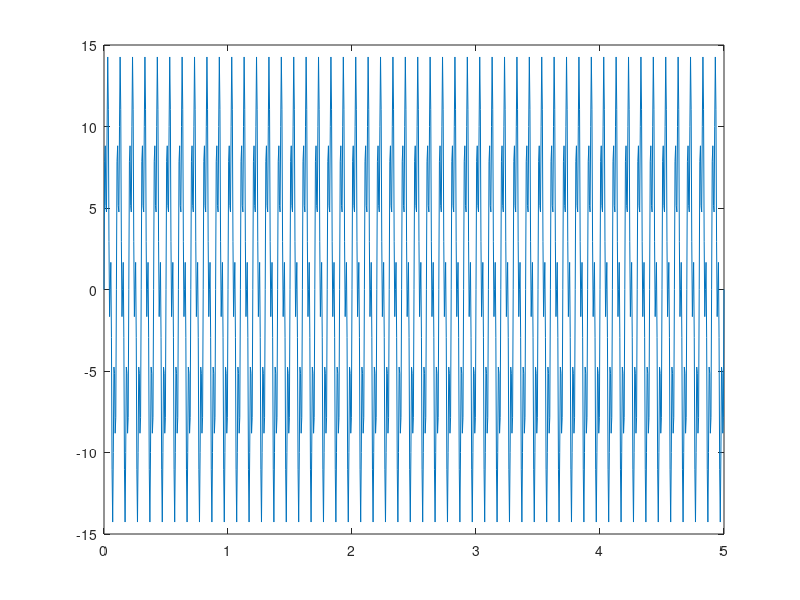
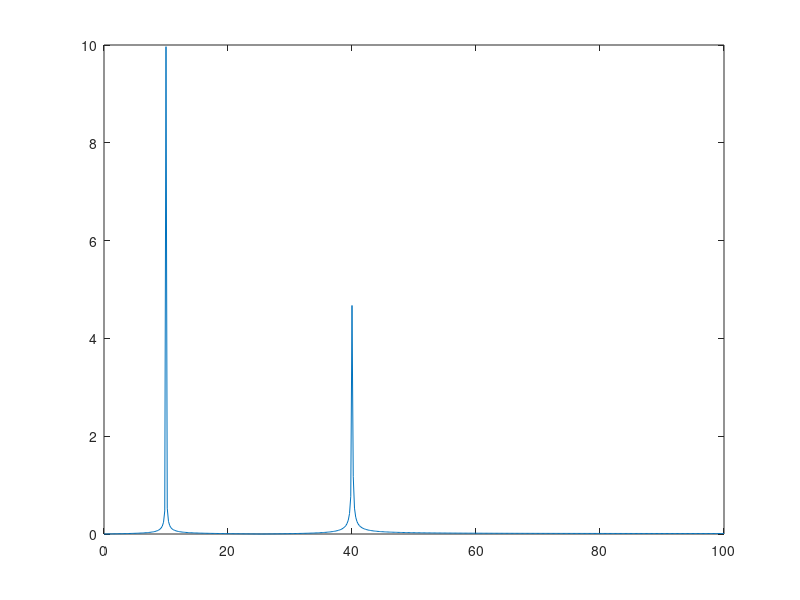
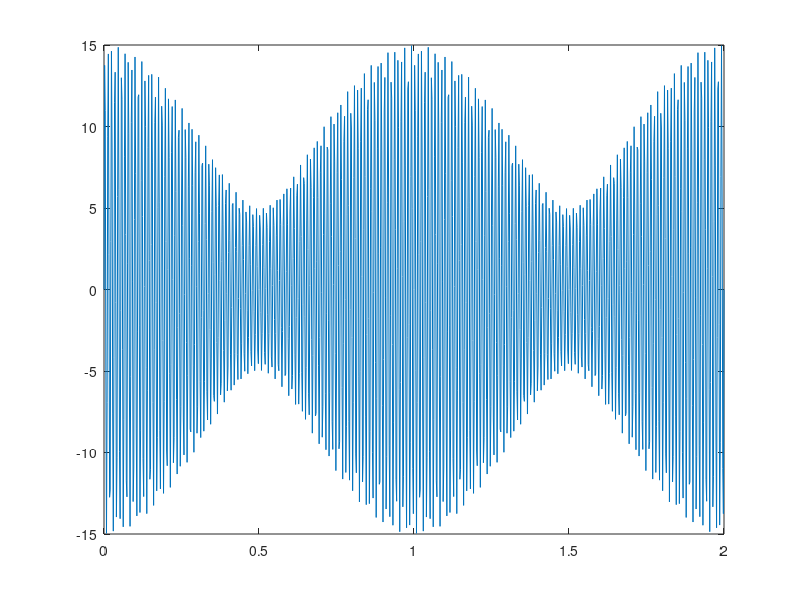
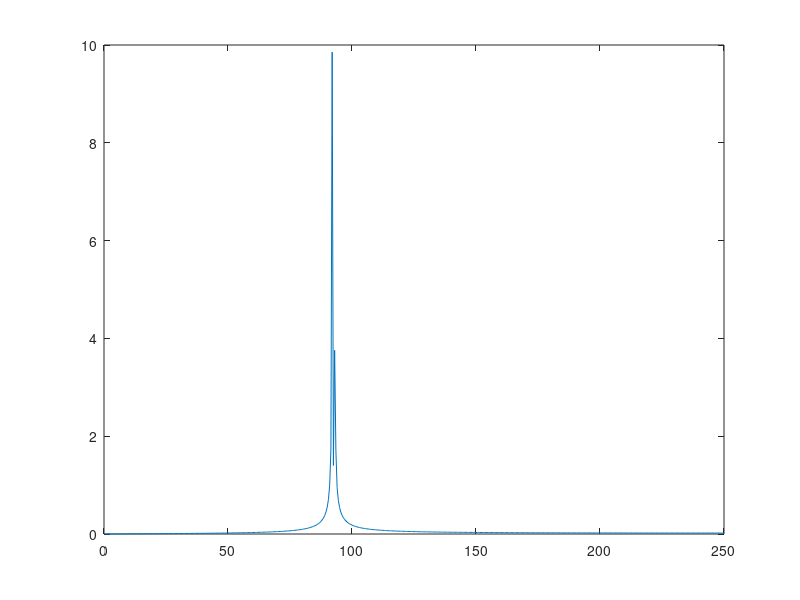

The MATLAB source for these figures, in order:
fs=200;
T=5;
N=fs*T;
t=(0:N)/fs;
f1=10;
f2=40;
x1=10*sin(2*pi*f1*t);
x2=5*sin(2*pi*f2*t);
x=x1+x2;
figure(1);
plot(t,x)

y=fft(x);
fx=((0:(N/2))/N)*fs;
amps=2*abs(y(1:(N/2)+1))/N;
figure(2);
plot(fx,amps)

fs2=500;
T2=2;
N2=fs2*T2;
t=(0:N2)/fs2;
f3=round(rand*250);
f4=round(rand*250);
x3=10*sin(2*pi*f3*t);
x4=5*sin(2*pi*f4*t);
x5=x3+x4;
figure(3);
plot(t,x5)

y2=fft(x5);
fx2=((0:(N2/2))/N2)*fs2;
amps2=2*abs(y2(1:(N2/2)+1))/N2;
figure(4);
plot(fx2,amps2)

Y=2*abs(y2(1:(N2/2)+1));
pows=(Y.*conj(Y))/N2;
figure(5);
plot(fx2,pows)

pows2=pwelch(x5);
figure(6);
pwelch(x5)

figure(7);
[pxx,f]=pwelch(x5,[],[],[],fs2);
plot(f,pxx)
